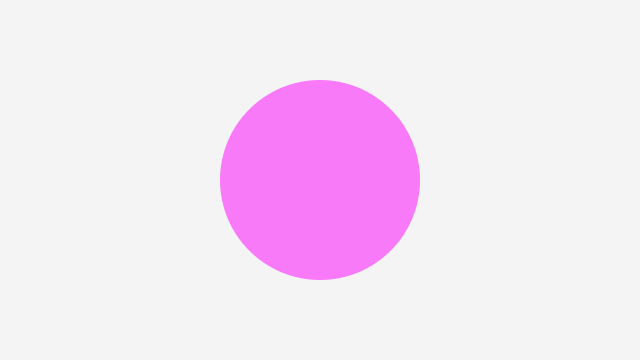
Frame 1 (no input)
Frame 60 (the mouse pressed at the canvas centre just before this capture): identical to frame 1, image omitted
Frame 120 (the mouse held since frame 60 and released just before this capture): identical to frame 1, image omitted

The Processing sketch that drew this single still picture (run headless with seeded random() and noise(); from frame 60 on, the mouse is pressed at the canvas centre):

// Processing sketch: color__
// ── color__.pde
//*************************************************** color() **********************************************//


//Description 
//Creates colors for storing in variables of the color datatype. 
//The parameters are interpreted as RGB or HSB values depending on the current colorMode(). 
//The default mode is RGB values from 0 to 255 and, therefore, color(255, 204, 0) will return a bright yellow color.

//Note that if only one value is provided to color(), it will be interpreted as a grayscale value. Add a second value, 
//and it will be used for alpha transparency. When three values are specified, they are interpreted as either RGB or HSB values. 
//Adding a fourth value applies alpha transparency.

//Note that when using hexadecimal notation, it is not necessary to use color(), as in: color c = #006699

//More about how colors are stored can be found in the reference for the color datatype.


//Syntax  

//color(gray)
//color(gray, alpha)
//color(v1, v2, v3)
//color(v1, v2, v3, alpha)


//Parameters  

//gray  int: number specifying value between white and black
//alpha  float, or int: relative to current color range
//v1  float, or int: red or hue values relative to the current color range
//v2  float, or int: green or saturation values relative to the current color range
//v3  float, or int: blue or brightness values relative to the current color range


//Returns  int



void setup()
{
  size(640,360);
}

void draw()
{
  background(#f4f4f4);
  
  color c = color(255,0,255,127);
  fill(c);
  noStroke();
  ellipse(width/2, height/2, 200,200);
}
